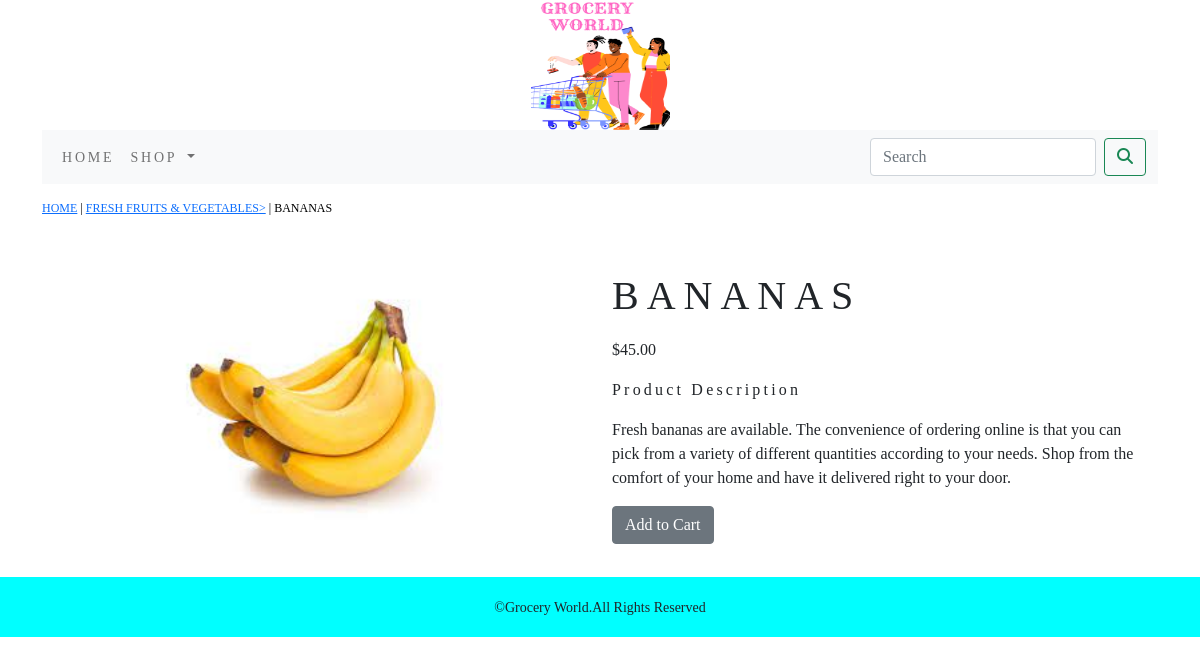
The page /shop/fresh-fruits-vegetables/bananas/ on the database its author committed.
### shop/models.py (models this page shows, shortened)
class Product(models.Model):
    name = models.CharField(max_length=250, unique=True)
    slug = models.SlugField(max_length=250, unique=True)
    description = models.TextField(blank=True)
    price = models.DecimalField(max_digits=10, decimal_places=2)
    category = models.ForeignKey(Category, on_delete=models.CASCADE)
    image = models.ImageField(upload_to='product', blank=True)
    stock = models.IntegerField()
    available = models.BooleanField(default=True)
    created = models.DateTimeField(auto_now_add=True)
    updated = models.DateTimeField(auto_now=True)
    class Meta:
        ordering = ('name',)
        verbose_name = 'product'
        verbose_name_plural = 'products'

class Category(models.Model):
    name = models.CharField(max_length=250, unique=True)
    slug = models.SlugField(max_length=250, unique=True)
    description = models.TextField(blank=True)
    image = models.ImageField(upload_to='category', blank=True)
    class Meta:
        ordering = ('name',)
        verbose_name = 'category'
        verbose_name_plural = 'categories'
    def get_url(self):
        return reverse('shop:product_by_category', args=[self.slug])
    def __str__(self):
        return '{}'.format(self.name)

### shop/views.py (the view)
# urls.py: path('<slug:c_slug>/<slug:product_slug>/', views.proDetail, name='prodCatdetail'),
def proDetail(request, c_slug, product_slug):
    try:
        product = Product.objects.get(category__slug=c_slug, slug=product_slug)
    except Exception as e:
        raise e
    return render(request, 'product.html', {'product': product})

### cart/context_processors.py (called while the page is built)
def counter(request):
    item_count = 0
    if 'admin' in request.path:
        return {}
    else:
        try:
            cart = Cart.objects.filter(cart_id=_cart_id(request))
            cart_items = CartItem.objects.all().filter(cart=cart[:1])
            for cart_item in cart_items:
                item_count += cart_item.quantity
        except Cart.DoesNotExist:
            item_count = 0
    return dict(item_count=item_count)

### cart/views.py (called while the page is built)
def _cart_id(request):
    cart = request.session.session_key
    if not cart:
        cart = request.session.create()
    return cart

### shop/context_processors.py (called while the page is built)
def menu_links(request):
    links = Category.objects.all()
    return dict(links=links)

### template/product.html (shortened to what this page needs)
{% extends 'base.html' %}
{% load static %}
{% block content %}
<div class="row my_prod_row_class">
  <div class="mx_auto">
    <p><a href="{% url 'shop:allProdCat' %}">HOME</a> | <a href="{{product.category.get_url}}">{{product.category}}></a> | {{product.name}} </p>
  </div>
  <div class="container">
    <br>
    <div class="row">
      <div class="col-12 col-sm-12 col-md-12 col-lg-6 text-center">
        <div style="min-width:18rem;">
          <img src="{{product.image.url}}" alt="{{product.name}}" width="300px;" height="300px;">
        </div>
      </div>
      <div class="col-12 col-sm-12 col-md-12 col-lg-6">
        <div>
          <h1 class="my_prod_title">{{product.name}}</h1>
          <p>${{product.price}}</p>
          <p class="my_title">Product Description</p>
          <p class="text-justify my_prod_text">{{product.description}}</p>
          {% if product.stock <= 0 %}
          <p class="text-justify my_prod_text"><b>Out of Stock</b></p>
          {% else %}
          <a class="btn btn-secondary" href="{% url 'cart:add_cart' product.id %}">Add to Cart</a>
          {% endif %}
        </div>
      </div>
    </div>
  </div>
</div>
    {% endblock %}

### static/css/custom.css (style rules this page uses)
.my_title { font-size: 16px; text_transform: uppercase; letter-spacing: .2em; }
.my_prod_row_class { padding-top: 15px; padding-bottom: 20px; }
.my_prod_row_class .mx_auto { color:black; font-size: 12px; text-decoration: none; }
.my_prod_title { font-size: 16px; text_transform:uppercase; letter-spacing: .2em; padding-top: 15px; padding-bottom:10px; }
.my_prod_text { padding-right: 20px; }

### rows shown on the page
Product: category "FRESH FRUITS & VEGETABLES", name "BANANAS", image (picture), price "45.00", description "Fresh bananas are available. The convenience of ordering online is that you can pick from a variety of different quantities according to your needs. Shop from the comfort of your home and have it delivered right to your door."
